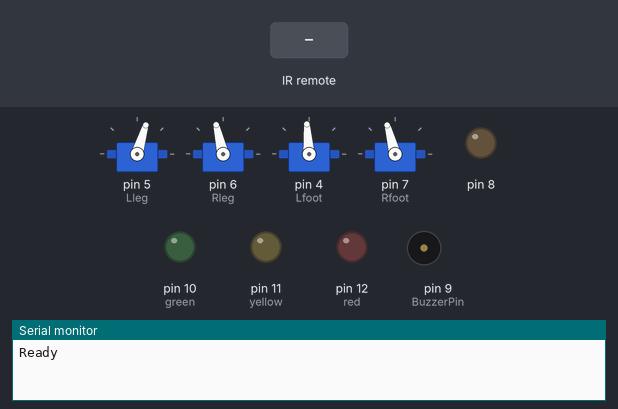
A sketch run on a simulated Arduino Uno, built with avr-gcc and run on an emulated ATmega328P. Parts: 4 × servo, output pins drawn as LEDs (lit = HIGH), buzzer (waves = sounding), the last lines printed to the serial monitor. Inputs (shaded band) come from the test bench.

Above: at 1.7 s.
1.8 s: infrared code 0xFD807F received
At 2.45 s:
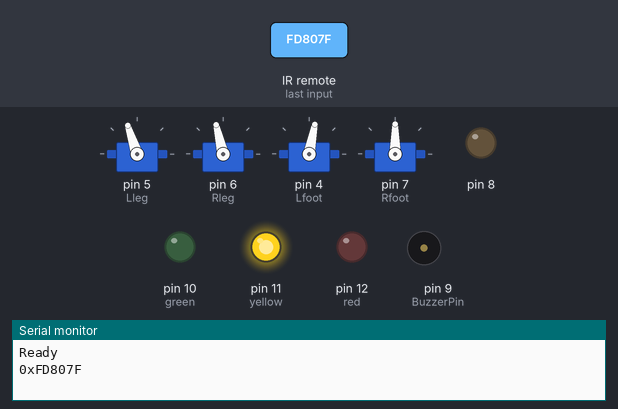
4.8 s: infrared code 0xFD20DF received
At 7.43 s:
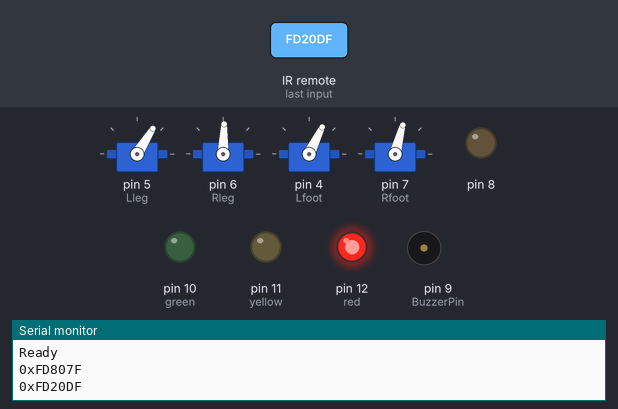
7.8 s: infrared code 0xFDA05F received
At 10.6 s:
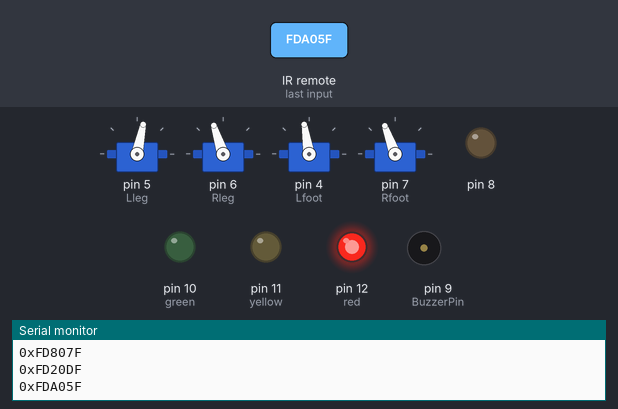
10.8 s: infrared code 0xFD00FF received
At 11.08 s:
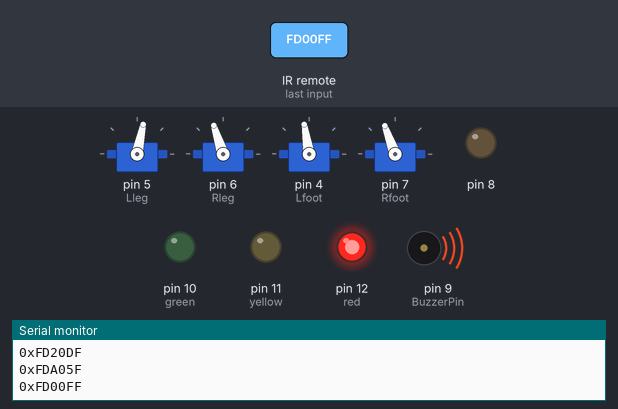
13.8 s: infrared code 0xFD906F received
At 14.92 s:
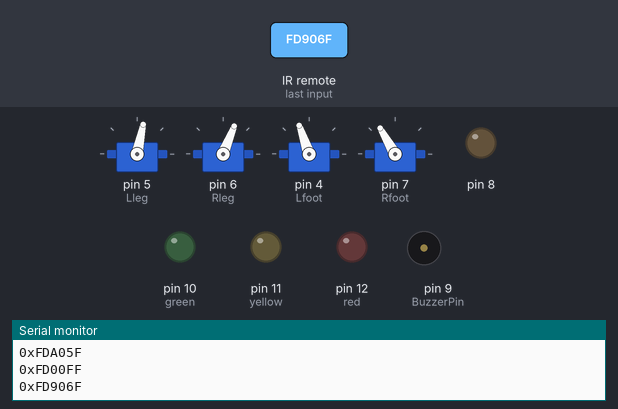
16.8 s: infrared code 0xFD609F received
At 19.63 s:
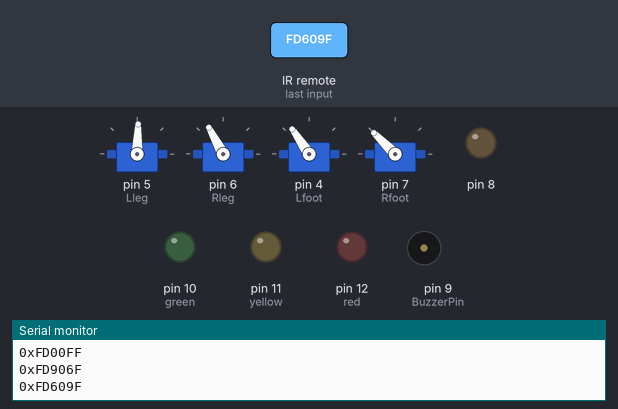
Timing chart, 0 to 23.9 s (numbered marks = the images above; inputs shaded):
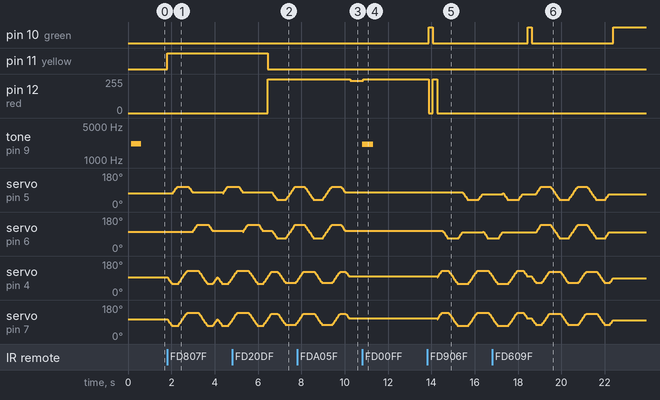

Measured:
- after the input at 1.8 s, pin 11 (yellow): LOW → HIGH at once; servo on pin 6 (Rleg): rises from 103° to 138° in 0.18 s, then falls to 108° in 0.68 s
- after the input at 4.8 s, pin 11 (yellow): HIGH → LOW after 1.6 s; pin 12 (red): 0/255 → 255/255 after 1.6 s
- after the input at 7.8 s, pin 12 (red): 255/255 → 242/255 after 2.4 s; servo on pin 4 (Lfoot): goes on until 10.2 s, then stays 99°; servo on pin 7 (Rfoot): goes on until 10.2 s, then stays 110°
- after the input at 10.8 s, pin 12 (red): 242/255 → 255/255 after 0.05 s; tone on pin 9 (BuzzerPin): silent → 2121 Hz at once, → silent 0.52 s later
- after the input at 13.8 s, pin 10 (green): LOW → HIGH after 0.07 s, → LOW 0.20 s later; pin 12 (red): 255/255 → 0/255 after 0.07 s, → 255/255 0.20 s later, → 0/255 0.20 s later
- after the input at 16.8 s, pin 10 (green): LOW → HIGH after 1.6 s, → LOW 0.20 s later, → HIGH 3.8 s later; pin 12 (red): stays 0/255 (without the input it goes to 255/255 after 1.6 s)

The sketch:

marcheIR.ino
```cpp
/**
* On utilise des #define plutôt que des variables sur les constantes
* cela prend moins de place en mémoire vive !! (car remplacées lors de la complilation)
*/

#define BuzzerPin 9

int ledPin;
#define red 12
#define yellow 11
#define green 10

int RFcenter = 105;    // variable to store the center servo position
int LLcenter = 73;
int RLcenter = 103;
int LFcenter = 94;
int tAngle = 30; //tilt angle
int uAngle = 35; //turn angle
int sAngle = 35; //swing angle

boolean memoIR = true;		// Memorisation des ordres
#define codeIRav 0xFD807F	// V+	Av
#define codeIRar 0xFD906F	// <<	Gauche
#define codeIRdt 0xFD20DF	// >||	Stop
#define codeIRgt 0xFD609F	// >>	Droite
#define codeIRst 0xFDA05F	// V-	Ar
#define codeIRmem 0xFD00FF	// POWER	Touche de mémorisation

int Obstacle=0;

void setup(){
  setup_servo();

  pinMode(green, OUTPUT);       digitalWrite(green, LOW);
  pinMode(yellow, OUTPUT);      digitalWrite(yellow, LOW);
  pinMode(red, OUTPUT);         digitalWrite(red, LOW);

  Serial.begin(19200);  Serial.println("Ready");

  setup_IR();

  pinMode(BuzzerPin, OUTPUT);   digitalWrite(BuzzerPin, LOW);
  pinMode(BuzzerPin-1, OUTPUT);   digitalWrite(BuzzerPin-1, LOW);
  BuzzerBeep();
}

void loop() {
  Obstacle = testIR(); IRleds();
  switch (Obstacle){
     case 0: break;     // stop
     case 1: Forward(1,30); break;      // avant
     case 2: TurnLeft(2,30); break;     // gauche
     case 3: TurnRight(2,30); break;    // droite
     case 4: Back(2,30); break; // arriere
  }
}

void BuzzerBeep() {
	int tpstone=230;
	for (int i=0; i <= 999; i++) {
		digitalWrite(BuzzerPin, HIGH); delayMicroseconds(tpstone);
		digitalWrite(BuzzerPin, LOW); delayMicroseconds(tpstone);
	}
}
```

ServoPrimitives.ino
```cpp
#include <Servo.h>

#define EnableServo 14  // activation des servos (la pin 14 est en faite la pin A0)
Servo Lleg;  // create servo object to control a servo
Servo Rleg;
Servo Lfoot;
Servo Rfoot;

void setup_servo() {
  Lleg.attach(5);  // attaches the servo on pin x to the servo object
  Rleg.attach(6);  // attaches the servo on pin x to the servo object
  Lfoot.attach(4);  // attaches the servo on pin x to the servo object
  Rfoot.attach(7);  // attaches the servo on pin x to the servo object
  CenterServos(); //center the servos
}

void CenterServos() {
    Lleg.write(LLcenter);    // tell servo to go to position in variable 'center'
    Rleg.write(RLcenter);    // tell servo to go to position in variable 'center'
    Lfoot.write(LFcenter);    // tell servo to go to position in variable 'center'
    Rfoot.write(RFcenter);    // tell servo to go to position in variable 'center'
    delay(100);    // waits 100ms for the servos to reach the position
}

void TiltRightUp(byte ang, byte sp){    //tilt right up
  for (int i=0; i<=ang; i+=5){    Lfoot.write(LFcenter+i);    Rfoot.write(RFcenter+i);    delay(sp);  }
}
void TiltRightDown(byte ang, byte sp){  //tilt right down
  for (int i=ang; i>0; i-=5){    Lfoot.write(LFcenter+i);    Rfoot.write(RFcenter+i);    delay(sp);  }
}
void TiltLeftUp(byte ang, byte sp){  //tilt left up
  for (int i=0; i<=ang; i+=5){    Lfoot.write(LFcenter-i);    Rfoot.write(RFcenter-i);    delay(sp);  }
}
void TiltLeftDown(byte ang, byte sp){  //tilt left down
  for (int i=ang; i>0; i-=5){    Lfoot.write(LFcenter-i);    Rfoot.write(RFcenter-i);    delay(sp);  }
}

void LeftFootUp(char ang, byte sp){  //tilt left up
  for (int i=0; i<=ang; i+=5){    Lfoot.write(LFcenter-i);    delay(sp);  }
}
void LeftFootDown(byte ang, byte sp){  //tilt left down
  for (int i=ang; i>0; i-=5){    Lfoot.write(LFcenter-i);    delay(sp);  }
}
void RightFootUp(byte ang, byte sp){    //tilt right up
  for (int i=0; i<=ang; i+=5){    Rfoot.write(RFcenter+i);    delay(sp);  }
}
void RightFootDown(byte ang, byte sp){  //tilt right down
  for (int i=ang; i>0; i-=5){    Rfoot.write(RFcenter+i);    delay(sp);  }
}

void SwingRight(byte ang, byte sp){  //swing right
  for (int i=0; i<=ang; i+=5){    Lleg.write(LLcenter-i);    Rleg.write(RLcenter-i);    delay(sp);  }
}
void SwingRcenter(byte ang, byte sp){  //swing r->center
  for (int i=ang; i>0; i-=5){    Lleg.write(LLcenter-i);    Rleg.write(RLcenter-i);    delay(sp);  }
}

void SwingLeft(byte ang, byte sp){  //swing left
  for (byte i=0; i<=ang; i=i+5){    Lleg.write(LLcenter+i);    Rleg.write(RLcenter+i);    delay(sp);  }
}
void SwingLcenter(byte ang, byte sp){  //swing l->center
  for (byte i=ang; i>0; i=i-5){    Lleg.write(LLcenter+i);    Rleg.write(RLcenter+i);    delay(sp);  }
}

void RightLegIn(byte ang, byte sp){  //swing right
  for (int i=0; i<=ang; i+=5){    Rleg.write(RLcenter-i);    delay(sp);  }
}
void RightLegIcenter(byte ang, byte sp){  //swing r->center
  for (int i=ang; i>0; i-=5){    Rleg.write(RLcenter-i);    delay(sp);  }
}
void RightLegOut(byte ang, byte sp){  //swing right
  for (int i=0; i<=ang; i+=5){    Rleg.write(RLcenter+i);    delay(sp);  }
}
void RightLegOcenter(byte ang, byte sp){  //swing r->center
  for (int i=ang; i>0; i-=5){    Rleg.write(RLcenter+i);    delay(sp);  }
}
void LeftLegIn(byte ang, byte sp){  //swing left
  for (byte i=0; i<=ang; i=i+5){    Lleg.write(LLcenter+i);    delay(sp);  }
}
void LeftLegIcenter(byte ang, byte sp){  //swing l->center
  for (byte i=ang; i>0; i=i-5){    Lleg.write(LLcenter+i);    delay(sp);  }
}
void LeftLegOut(byte ang, byte sp){  //swing left
  for (byte i=0; i<=ang; i=i+5){    Lleg.write(LLcenter-i);    delay(sp);  }
}
void LeftLegOcenter(byte ang, byte sp){  //swing l->center
  for (byte i=ang; i>0; i=i-5){    Lleg.write(LLcenter-i);    delay(sp);  }
}
```

WalkFunctions.ino
```cpp
void TurnLeft(byte Steps, byte Speed){
  digitalWrite(EnableServo,HIGH);
  TiltRightUp(tAngle, Speed);
  for (byte j=0; j<Steps; ++j){
    SwingRight(sAngle, Speed);
    TiltRightDown(tAngle, Speed);
    TiltLeftUp(tAngle, Speed);
    SwingRcenter(sAngle, Speed);
    SwingLeft(sAngle, Speed);
    TiltLeftDown(tAngle, Speed);
    TiltRightUp(tAngle, Speed);
    SwingLcenter(sAngle, Speed);
  }
  TiltRightDown(tAngle, Speed);
  digitalWrite(EnableServo,LOW);
}
void TurnRight(byte Steps, byte Speed){
  digitalWrite(EnableServo,HIGH);
  TiltLeftUp(tAngle, Speed);
  for (byte j=0; j<Steps; ++j){
    SwingLeft(sAngle, Speed);
    TiltLeftDown(tAngle, Speed);
    TiltRightUp(tAngle, Speed);
    SwingLcenter(sAngle, Speed);
    SwingRight(sAngle, Speed);
    TiltRightDown(tAngle, Speed);
    TiltLeftUp(tAngle, Speed);
    SwingRcenter(sAngle, Speed);
  }
  TiltLeftDown(tAngle, Speed);
  digitalWrite(EnableServo,LOW);
}

void Forward(byte Steps, byte Speed){
  digitalWrite(EnableServo,HIGH);
  TiltLeftUp(uAngle, Speed);
  delay(20);
  for (byte j=0; j<Steps; ++j){
    LeftLegIn(sAngle, Speed);
    TiltLeftDown(uAngle, Speed);
    TiltRightUp(uAngle, Speed);
    delay(20);
    LeftLegIcenter(sAngle, Speed);
    RightLegOut(sAngle, Speed);
    TiltRightDown(uAngle, Speed);
    TiltLeftUp(uAngle, Speed);
    delay(20);
    RightLegOcenter(sAngle, Speed);
  }
  TiltLeftDown(uAngle, Speed);
  digitalWrite(EnableServo,LOW);
}
void Back(byte Steps, byte Speed){
  digitalWrite(EnableServo,HIGH);
  TiltRightUp(uAngle, Speed);
  delay(20);
  for (byte j=0; j<Steps; ++j){
    RightLegIn(sAngle, Speed);
    TiltRightDown(uAngle, Speed);
    TiltLeftUp(uAngle, Speed);
    delay(20);
    RightLegIcenter(sAngle, Speed);
    LeftLegOut(sAngle, Speed);
    TiltLeftDown(uAngle, Speed);
    TiltRightUp(uAngle, Speed);
    delay(20);
    LeftLegOcenter(sAngle, Speed);
  }
  TiltRightDown(uAngle, Speed);
  digitalWrite(EnableServo,LOW);
}
```

teleIR.ino
```cpp
#include <IRremote.h>

int RECV_PIN = 13;
IRrecv irrecv(RECV_PIN);
decode_results results;

void setup_IR() {
  irrecv.enableIRIn(); // Start the receiver
}

int testIR() {
  if (irrecv.decode(&results)) {
    Serial.print("0x"); Serial.println(results.value, HEX);
    irrecv.resume(); // Receive the next value

    switch(results.value) {
      case codeIRav : return 1; break;          // V+
      case codeIRdt : return 2; break;          // <<
      case codeIRst : return 0; break;          // >||
      case codeIRgt : return 3; break;          // >>
      case codeIRar : return 4; break;          // V-
      case codeIRmem : memoIR=!memoIR; break;        // POWER
    }
    BuzzerBeep();
  }
  if(!memoIR) { return 0; } else { return Obstacle;}
}
void IRleds() {
  digitalWrite(green, LOW);
  digitalWrite(yellow, LOW);
  digitalWrite(red, LOW);

  switch(Obstacle) {
    case 1 : ledPin=yellow; break;
    case 2 : ledPin=red; break;
    case 3 : case 4 : ledPin=green; break;
  }
  digitalWrite(ledPin, HIGH);
  if(!memoIR) {	delay(200);	digitalWrite(ledPin, LOW); }
  if(Obstacle==4) {
    ledPin=red;
    digitalWrite(ledPin, HIGH);
    if(!memoIR) {	delay(200);	digitalWrite(ledPin, LOW); }
  }
}
```
